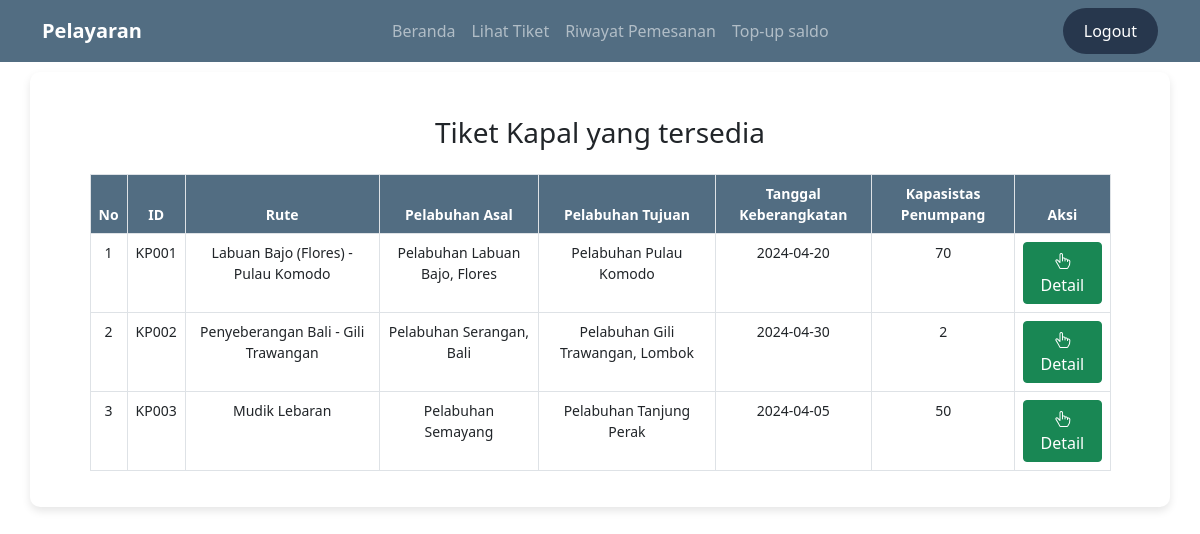
Screenshot of /datatiket.php (signed in) with the database file from the repository.
### tables this page shows
CREATE TABLE `kapal` (
  `id_kapal` varchar(5) NOT NULL,
  `rute` varchar(100) NOT NULL,
  `plb_asal` varchar(50) NOT NULL,
  `plb_tujuan` varchar(50) NOT NULL,
  `tgl_brgkt` date NOT NULL,
  `waktu_brgkt` time NOT NULL,
  `estimasi` varchar(25) NOT NULL,
  `kapasitas` int(15) NOT NULL,
  `harga` int(15) NOT NULL
);

### datatiket.php (the view, shortened to what this page needs)
<?php include 'koneksi.php';
?>
<!DOCTYPE html>
<html lang="en">
<head>
    <link href="https://cdn.jsdelivr.net/npm/bootstrap@5.0.2/dist/css/bootstrap.min.css" rel="stylesheet">
</head>
<body>
<?php include 'navbaruser.php' ?>
<br><br><br>
<div class="container">
    <div class="row">
        <div class="col-md-11" style="margin: 0 auto;">
            <h3 class="text-center my-4">Tiket Kapal yang tersedia</h3>
            <div class="table-responsive">
                <table class="table table-bordered">
                    <thead>
                    <tr>
                        <th>No</th>
                        <th>ID</th>
                        <th>Rute</th>
                        <th>Pelabuhan Asal</th>
                        <th>Pelabuhan Tujuan</th>
                        <th>Tanggal Keberangkatan</th>
                        <th>Kapasistas Penumpang</th>
                        <th>Aksi</th>
                    </tr>
                    </thead>
                    <tbody>
                    <?php
                    $no = 1;
                    $sql = mysqli_query($koneksi, "SELECT * FROM kapal");
                    while ($data = mysqli_fetch_array($sql)) {
                        ?>
                        <tr>
                            <td><?php echo $no ?></td>
                            <td><?php echo $data['id_kapal'] ?></td>
                            <td><?php echo $data['rute'] ?></td>
                            <td><?php echo $data['plb_asal'] ?></td>
                            <td><?php echo $data['plb_tujuan'] ?></td>
                            <td><?php echo $data['tgl_brgkt'] ?></td>
                            <td><?php echo $data['kapasitas'] ?></td>
                            <td>
                                <a href="lihatdetail.php?id=<?php echo $data['id_kapal'] ?>" class="btn btn-success bi bi-hand-index-thumb">Detail</a>
                            </td>
                        </tr>
                        <?php
                        $no++;
                    }
                    ?>
                    </tbody>
                </table>
            </div>
        </div>
    </div>
</div>
</body>
</html>

### datatiket.php (style rules this page uses)
.container { width: 80%; margin: auto; background-color: #fff; padding: 20px; border-radius: 10px; box-shadow: 0 4px 8px rgba(0, 0, 0, 0.1); }
.table-bordered th, .table-bordered td { border: 1px solid #dee2e6; padding: 12px; text-align: center; font-size: 14px; }
.table-bordered thead th { background-color: #526D82; color: #fff; }

### rows the page displays
kapal: id_kapal "KP001", rute "Labuan Bajo (Flores) - Pulau Komodo", plb_asal "Pelabuhan Labuan Bajo, Flores", plb_tujuan "Pelabuhan Pulau Komodo", tgl_brgkt "2024-04-20", kapasitas "70"
kapal: id_kapal "KP002", rute "Penyeberangan Bali - Gili Trawangan", plb_asal "Pelabuhan Serangan, Bali", plb_tujuan "Pelabuhan Gili Trawangan, Lombok", tgl_brgkt "2024-04-30", kapasitas "2"
kapal: id_kapal "KP003", rute "Mudik Lebaran", plb_asal "Pelabuhan Semayang", plb_tujuan "Pelabuhan Tanjung Perak", tgl_brgkt "2024-04-05", kapasitas "50"
